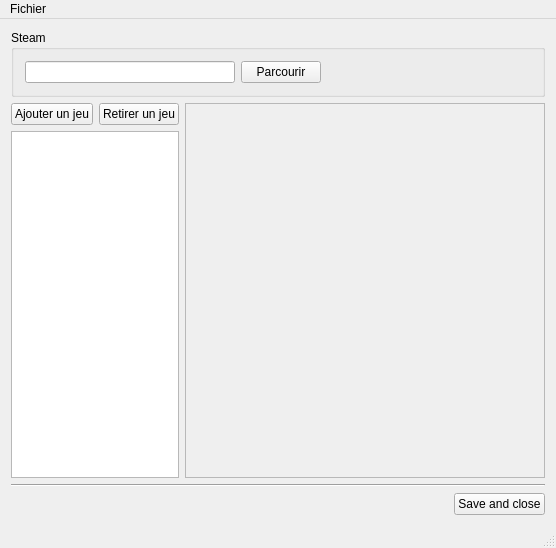
<?xml version="1.0" encoding="UTF-8"?>
<ui version="4.0">
 <class>MainWindow</class>
 <widget class="QMainWindow" name="MainWindow">
  <property name="geometry">
   <rect>
    <x>0</x>
    <y>0</y>
    <width>548</width>
    <height>538</height>
   </rect>
  </property>
  <property name="windowTitle">
   <string>RPC 3000</string>
  </property>
  <property name="windowIcon">
   <iconset resource="ressources.qrc">
    <normaloff>:/img/logo.png</normaloff>:/img/logo.png</iconset>
  </property>
  <widget class="QWidget" name="centralWidget">
   <layout class="QVBoxLayout" name="verticalLayout_3">
    <item>
     <widget class="QGroupBox" name="groupBox">
      <property name="title">
       <string>Steam</string>
      </property>
      <layout class="QHBoxLayout" name="horizontalLayout_3">
       <item>
        <widget class="QLineEdit" name="steamPath"/>
       </item>
       <item>
        <widget class="QPushButton" name="pushButton">
         <property name="text">
          <string>Parcourir</string>
         </property>
        </widget>
       </item>
       <item>
        <spacer name="horizontalSpacer">
         <property name="orientation">
          <enum>Qt::Horizontal</enum>
         </property>
         <property name="sizeHint" stdset="0">
          <size>
           <width>40</width>
           <height>20</height>
          </size>
         </property>
        </spacer>
       </item>
      </layout>
     </widget>
    </item>
    <item>
     <layout class="QHBoxLayout" name="horizontalLayout">
      <property name="leftMargin">
       <number>0</number>
      </property>
      <item>
       <layout class="QVBoxLayout" name="verticalLayout_2">
        <property name="sizeConstraint">
         <enum>QLayout::SetNoConstraint</enum>
        </property>
        <property name="leftMargin">
         <number>0</number>
        </property>
        <item>
         <layout class="QHBoxLayout" name="horizontalLayout_2">
          <property name="topMargin">
           <number>0</number>
          </property>
          <item>
           <widget class="QPushButton" name="ajouter">
            <property name="text">
             <string>Ajouter un jeu</string>
            </property>
           </widget>
          </item>
          <item>
           <widget class="QPushButton" name="retirer">
            <property name="text">
             <string>Retirer un jeu</string>
            </property>
           </widget>
          </item>
         </layout>
        </item>
        <item>
         <widget class="QListView" name="listView">
          <property name="editTriggers">
           <set>QAbstractItemView::NoEditTriggers</set>
          </property>
          <property name="showDropIndicator" stdset="0">
           <bool>false</bool>
          </property>
          <property name="iconSize">
           <size>
            <width>16</width>
            <height>16</height>
           </size>
          </property>
         </widget>
        </item>
       </layout>
      </item>
      <item>
       <widget class="QFrame" name="frame">
        <property name="minimumSize">
         <size>
          <width>360</width>
          <height>375</height>
         </size>
        </property>
        <property name="frameShape">
         <enum>QFrame::StyledPanel</enum>
        </property>
        <property name="frameShadow">
         <enum>QFrame::Raised</enum>
        </property>
        <layout class="QVBoxLayout" name="verticalLayout">
         <property name="spacing">
          <number>0</number>
         </property>
         <property name="leftMargin">
          <number>0</number>
         </property>
         <property name="topMargin">
          <number>0</number>
         </property>
         <property name="rightMargin">
          <number>0</number>
         </property>
         <property name="bottomMargin">
          <number>0</number>
         </property>
        </layout>
       </widget>
      </item>
     </layout>
    </item>
    <item>
     <widget class="Line" name="line">
      <property name="orientation">
       <enum>Qt::Horizontal</enum>
      </property>
     </widget>
    </item>
    <item>
     <layout class="QHBoxLayout" name="horizontalLayout_4">
      <property name="topMargin">
       <number>0</number>
      </property>
      <item>
       <spacer name="horizontalSpacer_2">
        <property name="orientation">
         <enum>Qt::Horizontal</enum>
        </property>
        <property name="sizeHint" stdset="0">
         <size>
          <width>40</width>
          <height>20</height>
         </size>
        </property>
       </spacer>
      </item>
      <item>
       <widget class="QPushButton" name="pushButton_2">
        <property name="text">
         <string>Save and close</string>
        </property>
       </widget>
      </item>
     </layout>
    </item>
   </layout>
  </widget>
  <widget class="QMenuBar" name="menuBar">
   <property name="geometry">
    <rect>
     <x>0</x>
     <y>0</y>
     <width>548</width>
     <height>21</height>
    </rect>
   </property>
   <widget class="QMenu" name="menuFichier">
    <property name="title">
     <string>Fichier</string>
    </property>
    <addaction name="separator"/>
    <addaction name="actionQuitter"/>
   </widget>
   <addaction name="menuFichier"/>
  </widget>
  <widget class="QStatusBar" name="statusBar"/>
  <action name="actionQuitter">
   <property name="text">
    <string>Save &amp; Quit</string>
   </property>
   <property name="shortcut">
    <string>Ctrl+Q</string>
   </property>
  </action>
 </widget>
 <layoutdefault spacing="6" margin="11"/>
 <resources>
  <include location="ressources.qrc"/>
 </resources>
 <connections>
  <connection>
   <sender>actionQuitter</sender>
   <signal>triggered()</signal>
   <receiver>MainWindow</receiver>
   <slot>close()</slot>
   <hints>
    <hint type="sourcelabel">
     <x>-1</x>
     <y>-1</y>
    </hint>
    <hint type="destinationlabel">
     <x>270</x>
     <y>206</y>
    </hint>
   </hints>
  </connection>
  <connection>
   <sender>pushButton_2</sender>
   <signal>clicked()</signal>
   <receiver>MainWindow</receiver>
   <slot>close()</slot>
   <hints>
    <hint type="sourcelabel">
     <x>490</x>
     <y>372</y>
    </hint>
    <hint type="destinationlabel">
     <x>270</x>
     <y>206</y>
    </hint>
   </hints>
  </connection>
 </connections>
</ui>
